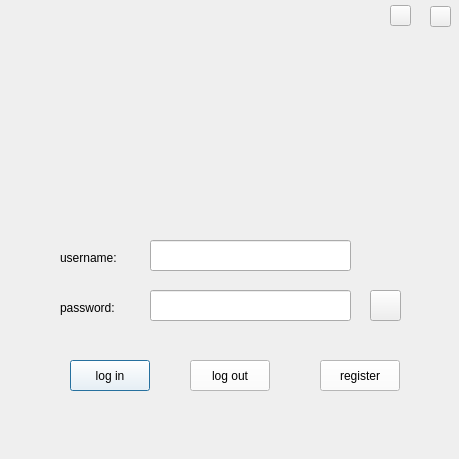
<?xml version="1.0" encoding="UTF-8"?>
<ui version="4.0">
 <class>logindialog</class>
 <widget class="QDialog" name="logindialog">
  <property name="geometry">
   <rect>
    <x>0</x>
    <y>0</y>
    <width>459</width>
    <height>459</height>
   </rect>
  </property>
  <property name="cursor">
   <cursorShape>ArrowCursor</cursorShape>
  </property>
  <property name="windowTitle">
   <string>log in </string>
  </property>
  <property name="styleSheet">
   <string notr="true">#logindialog{ border-image: url(:/new/prefix1/window.png);}</string>
  </property>
  <widget class="QPushButton" name="pushButton">
   <property name="geometry">
    <rect>
     <x>70</x>
     <y>360</y>
     <width>80</width>
     <height>31</height>
    </rect>
   </property>
   <property name="styleSheet">
    <string notr="true">QPushButton{background-color: rgb(255, 255, 255);}
QPushButton:hover{border:1px solid rgb(85, 170, 255);}
QPushButton:pressed{border-top:2px solid rgb(0,0,0);
border-left:2px solid rgb(0,0,0);border-right: rgb(255,255,255);border-bottom: rgb(255,255,255);}</string>
   </property>
   <property name="text">
    <string>log in</string>
   </property>
  </widget>
  <widget class="QPushButton" name="pushButton_2">
   <property name="geometry">
    <rect>
     <x>190</x>
     <y>360</y>
     <width>80</width>
     <height>31</height>
    </rect>
   </property>
   <property name="styleSheet">
    <string notr="true">QPushButton{background-color: rgb(255, 255, 255);}
QPushButton:hover{border:1px solid rgb(85, 170, 255);}
QPushButton:pressed{border-top:2px solid rgb(0,0,0);
border-left:2px solid rgb(0,0,0);border-right: rgb(255,255,255);border-bottom: rgb(255,255,255);}</string>
   </property>
   <property name="text">
    <string>log out</string>
   </property>
  </widget>
  <widget class="QLabel" name="label">
   <property name="geometry">
    <rect>
     <x>60</x>
     <y>250</y>
     <width>81</width>
     <height>16</height>
    </rect>
   </property>
   <property name="styleSheet">
    <string notr="true">border-image: url();
</string>
   </property>
   <property name="text">
    <string>username:</string>
   </property>
  </widget>
  <widget class="QLabel" name="label_2">
   <property name="geometry">
    <rect>
     <x>60</x>
     <y>300</y>
     <width>81</width>
     <height>16</height>
    </rect>
   </property>
   <property name="styleSheet">
    <string notr="true">border-image: url();</string>
   </property>
   <property name="text">
    <string>password:</string>
   </property>
  </widget>
  <widget class="QLineEdit" name="lineEdit">
   <property name="geometry">
    <rect>
     <x>150</x>
     <y>240</y>
     <width>201</width>
     <height>31</height>
    </rect>
   </property>
   <property name="styleSheet">
    <string notr="true">border-image: url();</string>
   </property>
  </widget>
  <widget class="QLineEdit" name="lineEdit_2">
   <property name="geometry">
    <rect>
     <x>150</x>
     <y>290</y>
     <width>201</width>
     <height>31</height>
    </rect>
   </property>
   <property name="styleSheet">
    <string notr="true">border-image: url();</string>
   </property>
  </widget>
  <widget class="QPushButton" name="pushButton_3">
   <property name="geometry">
    <rect>
     <x>320</x>
     <y>360</y>
     <width>80</width>
     <height>31</height>
    </rect>
   </property>
   <property name="styleSheet">
    <string notr="true">QPushButton{background-color: rgb(255, 255, 255);}
QPushButton:hover{border:1px solid rgb(85, 170, 255);}
QPushButton:pressed{border-top:2px solid rgb(0,0,0);
border-left:2px solid rgb(0,0,0);border-right: rgb(255,255,255);border-bottom: rgb(255,255,255);}</string>
   </property>
   <property name="text">
    <string>register</string>
   </property>
  </widget>
  <widget class="QPushButton" name="pushButton_4">
   <property name="geometry">
    <rect>
     <x>370</x>
     <y>290</y>
     <width>31</width>
     <height>31</height>
    </rect>
   </property>
   <property name="cursor">
    <cursorShape>PointingHandCursor</cursorShape>
   </property>
   <property name="styleSheet">
    <string notr="true"/>
   </property>
   <property name="text">
    <string/>
   </property>
  </widget>
  <widget class="QPushButton" name="pushButton_5">
   <property name="geometry">
    <rect>
     <x>390</x>
     <y>5</y>
     <width>21</width>
     <height>21</height>
    </rect>
   </property>
   <property name="cursor">
    <cursorShape>PointingHandCursor</cursorShape>
   </property>
   <property name="styleSheet">
    <string notr="true"/>
   </property>
   <property name="text">
    <string/>
   </property>
  </widget>
  <widget class="QPushButton" name="pushButton_6">
   <property name="geometry">
    <rect>
     <x>430</x>
     <y>6</y>
     <width>21</width>
     <height>21</height>
    </rect>
   </property>
   <property name="cursor">
    <cursorShape>PointingHandCursor</cursorShape>
   </property>
   <property name="styleSheet">
    <string notr="true"/>
   </property>
   <property name="text">
    <string/>
   </property>
  </widget>
 </widget>
 <resources/>
 <connections>
  <connection>
   <sender>pushButton_2</sender>
   <signal>clicked()</signal>
   <receiver>logindialog</receiver>
   <slot>close()</slot>
   <hints>
    <hint type="sourcelabel">
     <x>189</x>
     <y>197</y>
    </hint>
    <hint type="destinationlabel">
     <x>199</x>
     <y>149</y>
    </hint>
   </hints>
  </connection>
  <connection>
   <sender>pushButton_5</sender>
   <signal>clicked()</signal>
   <receiver>logindialog</receiver>
   <slot>showMinimized()</slot>
   <hints>
    <hint type="sourcelabel">
     <x>400</x>
     <y>12</y>
    </hint>
    <hint type="destinationlabel">
     <x>229</x>
     <y>197</y>
    </hint>
   </hints>
  </connection>
  <connection>
   <sender>pushButton_6</sender>
   <signal>clicked()</signal>
   <receiver>logindialog</receiver>
   <slot>close()</slot>
   <hints>
    <hint type="sourcelabel">
     <x>440</x>
     <y>13</y>
    </hint>
    <hint type="destinationlabel">
     <x>229</x>
     <y>197</y>
    </hint>
   </hints>
  </connection>
 </connections>
</ui>
